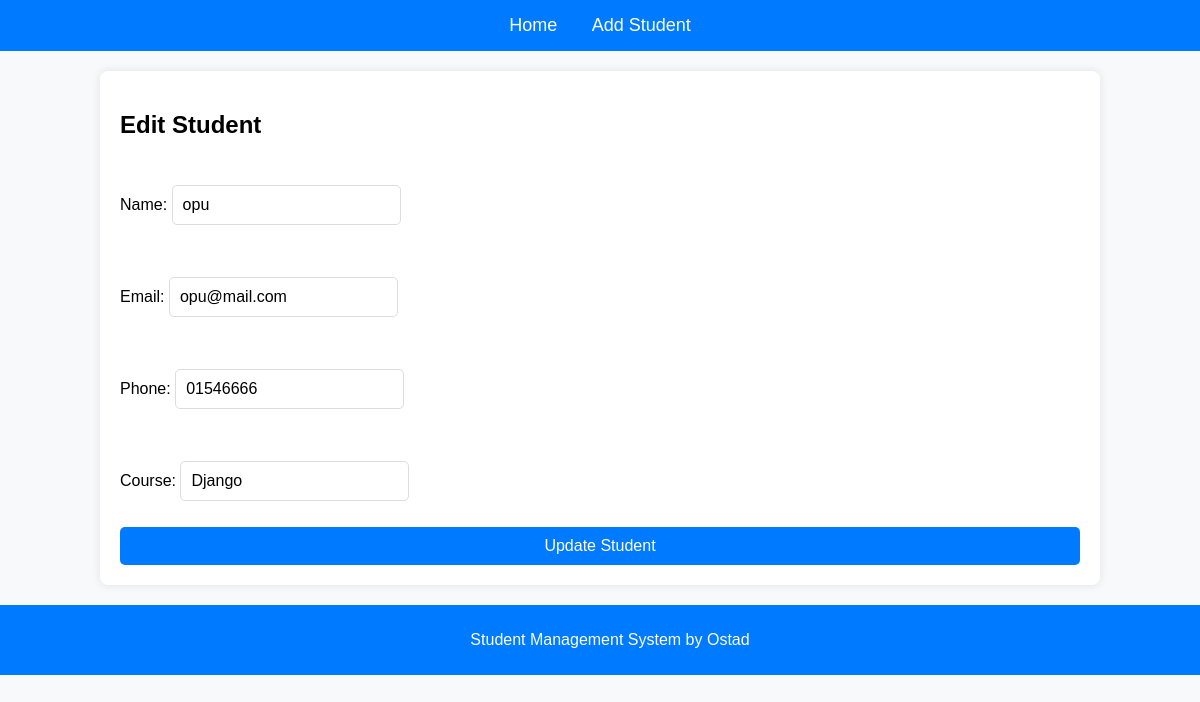
Page /edit/1/ on the committed database.
### students/models.py (models this page shows, shortened)
class Student(models.Model):
    name = models.CharField(max_length=100)
    email = models.EmailField(unique=True)
    phone = models.CharField(max_length=15)
    course = models.CharField(max_length=100)

### students/views.py (the view)
# urls.py: path('edit/<int:student_id>/', views.edit_student, name='edit_student'),
def edit_student(request, student_id):
    student = get_object_or_404(Student, id=student_id)
    if request.method == "POST":
        form = StudentForm(request.POST, instance=student)
        if form.is_valid():
            form.save()
            messages.success(request, "Student updated successfully!")
            return redirect('student_list')
    else:
        form = StudentForm(instance=student)
    return render(request, 'edit_student.html', {'form': form})

### students/forms.py
class StudentForm(forms.ModelForm):
    class Meta:
        model = Student
        fields = ['name', 'email', 'phone', 'course']

### students/templates/edit_student.html (shortened to what this page needs)
{% extends 'base.html' %}
{% block content %}
    <h2>Edit Student</h2>
    <form method="POST">
        {{ form.as_p }}
        <button type="submit">Update Student</button>
    </form>
{% endblock %}

### students/static/style.css (style rules this page uses)
body { font-family: Arial, sans-serif; margin: 0; padding: 0; background-color: #f8f9fa; }
button, .btn { background-color: #007bff; color: white; padding: 10px 15px; border: none; border-radius: 5px; cursor: pointer; font-size: 16px; text-decoration: none; }
form { display: flex; flex-direction: column; }
form input { padding: 10px; margin: 10px 0; border: 1px solid #ddd; border-radius: 5px; font-size: 16px; }

### rows in the picture
Student: name "opu", email "opu@mail.com", phone "01546666", course "Django"
